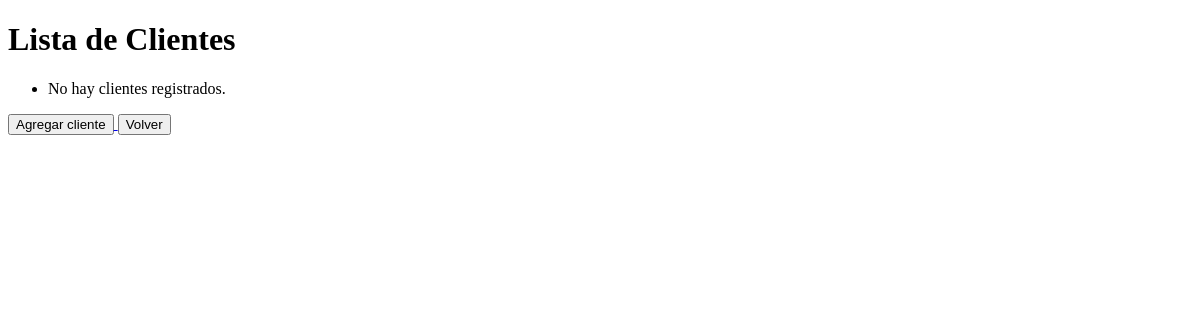
The app's page /clients, older data.
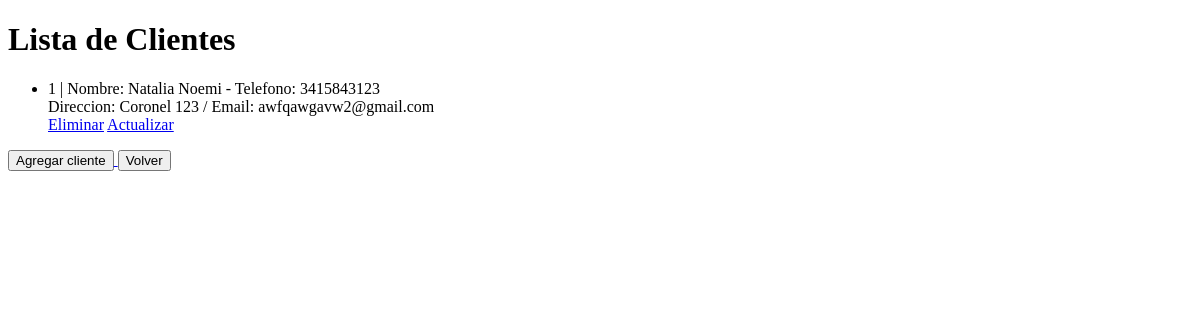
The same page, newer data.
### src/models/clientesModel.py (models this page shows, shortened)
class Cliente(db.Model):
    __tablename__ = "cliente"
    id_cliente = db.Column(db.Integer(), primary_key=True, nullable=False)
    nombre = db.Column(db.String(50), nullable=False)
    direccion = db.Column(db.String(100), nullable=True)
    telefono = db.Column(db.Integer(), nullable=False)
    email = db.Column(db.String(100), nullable=True)
    factura = db.relationship("Factura", backref="cliente", lazy=True)

### src/app.py (the view)
@app.route("/clients")
def clients():
    clientes = db.session.query(Cliente).all()
    print(clientes)
    return render_template("clientes/verClientes.html", clientes=clientes)

### src/templates/clientes/verClientes.html (shortened to what this page needs)
<!DOCTYPE html>
<html lang="es">
  <head>
  </head>
  <body>
    <h1>Lista de Clientes</h1>
    <ul>
      {% for cliente in clientes %}
      <li>
        {{cliente.id_cliente}} | Nombre: {{ cliente.nombre }} - Telefono:
        {{cliente.telefono}}<br />
        Direccion: {{cliente.direccion}} / Email: {{cliente.email}}
      </li>
      <a href="{{ url_for('delete', id=cliente.id_cliente) }}">Eliminar</a>
      <a href="{{ url_for('update', id=cliente.id_cliente) }}">Actualizar</a>
      {% else %}
      <li>No hay clientes registrados.</li>
      {% endfor %}
    </ul>
    <a href="{{ url_for('add') }}">
      <button>Agregar cliente</button>
    </a>
    <a href="{{ url_for('dashboard') }}">
      <button>Volver</button>
    </a>
  </body>
</html>

Row changes from the older to the newer data that the page shows:
added Cliente: id_cliente "1", nombre "Natalia Noemi", telefono "3415843123", direccion "Coronel 123", email "awfqawgavw2@gmail.com"
Text that changed along with them:
text no longer shown: "No hay clientes registrados."
